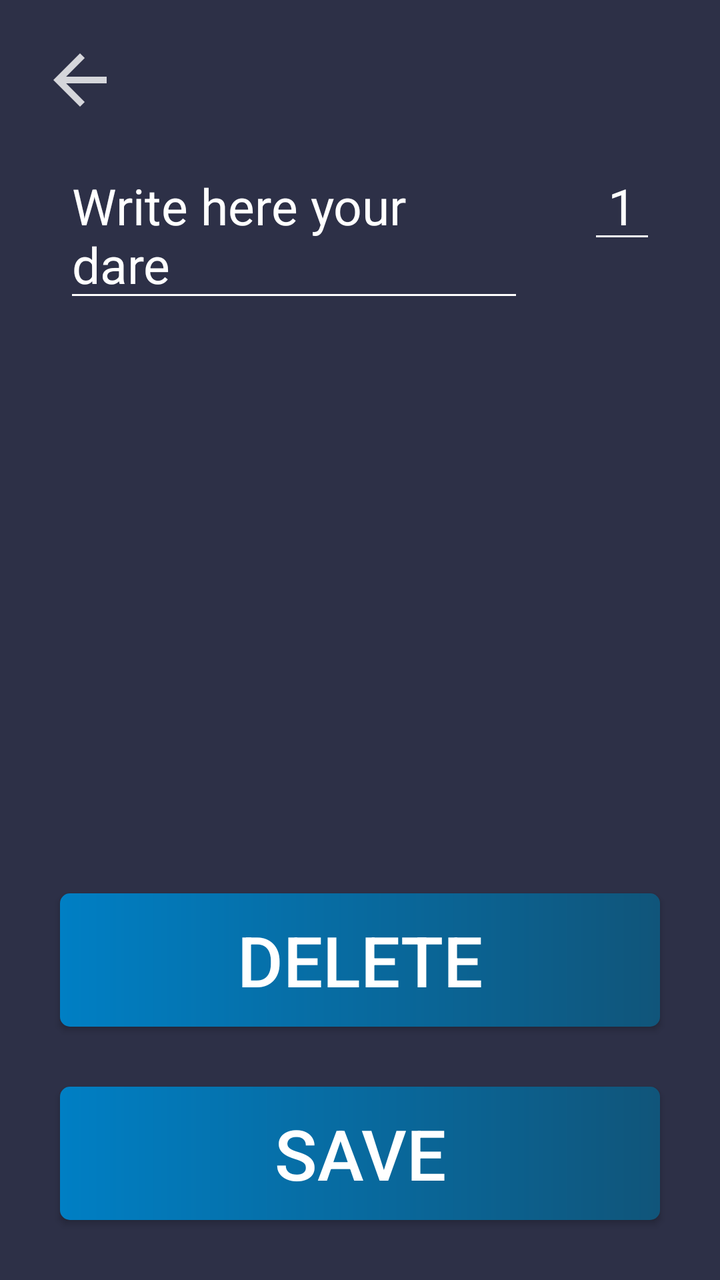
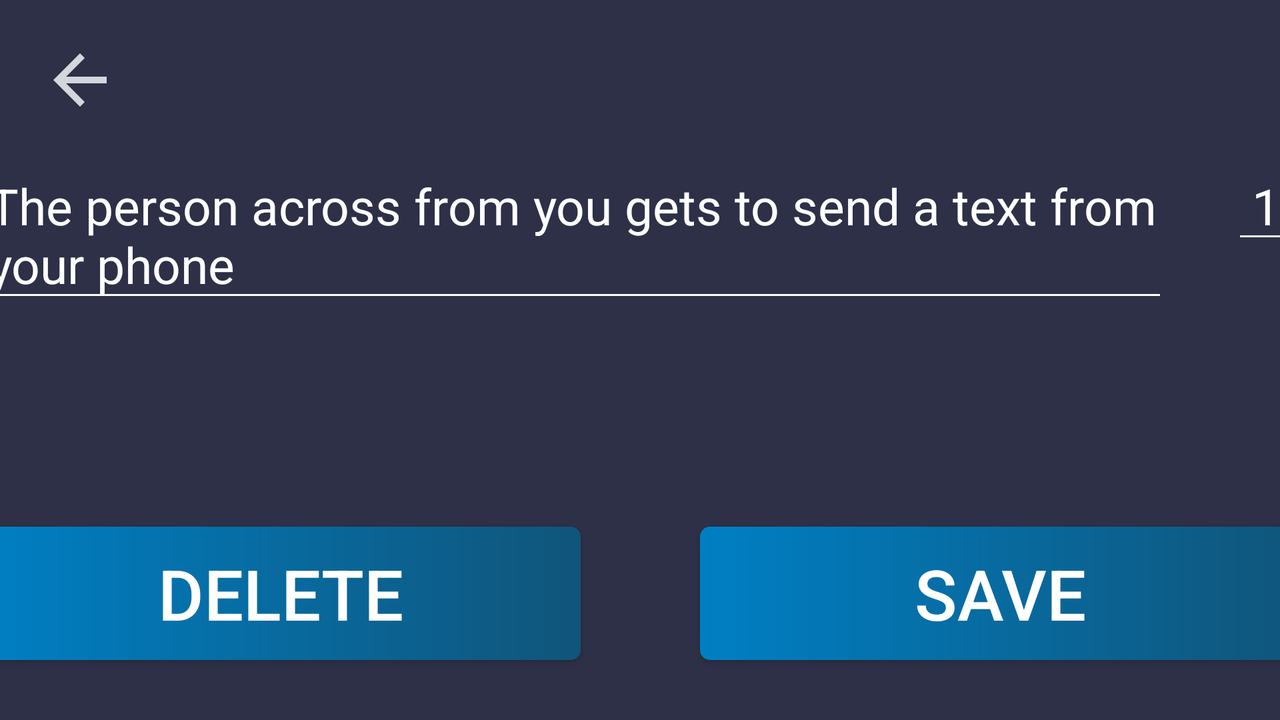

The same Android screen from two of the app's own layout files: first res/layout/ as a phone draws it, then the repository's variant for another configuration, drawn on a device whose configuration selects that folder. Both files follow.
<!-- AndroidManifest.xml: application theme AppTheme -->
<!-- res/layout/activity_dare_details.xml -->
<?xml version="1.0" encoding="utf-8"?>
<androidx.constraintlayout.widget.ConstraintLayout xmlns:android="http://schemas.android.com/apk/res/android"
    xmlns:app="http://schemas.android.com/apk/res-auto"
    xmlns:tools="http://schemas.android.com/tools"
    android:layout_width="match_parent"
    android:layout_height="match_parent"
    android:background="@color/PrimaryBackground"
    tools:context=".DareDetails">

    <ImageButton
        android:id="@+id/back"
        android:layout_width="wrap_content"
        android:layout_height="wrap_content"
        android:layout_marginStart="20dp"
        android:layout_marginTop="20dp"
        android:background="@null"
        android:contentDescription="@string/back"
        android:onClick="back"
        android:tint="@android:color/white"
        app:layout_constraintStart_toStartOf="parent"
        app:layout_constraintTop_toTopOf="parent"
        app:srcCompat="@drawable/back_action" />

    <EditText
        android:id="@+id/amount"
        style="@style/WhiteText"
        android:layout_width="wrap_content"
        android:layout_height="wrap_content"
        android:layout_marginEnd="32dp"
        android:importantForAutofill="no"
        android:inputType="number"
        android:maxLength="2"
        android:paddingStart="10dp"
        android:paddingEnd="10dp"
        android:text="@string/amount"
        android:textAlignment="center"
        android:textSize="25sp"
        app:layout_constraintEnd_toEndOf="parent"
        app:layout_constraintHorizontal_bias="0.5"
        app:layout_constraintStart_toEndOf="@+id/dareText"
        app:layout_constraintTop_toTopOf="@+id/dareText"
        tools:ignore="LabelFor" />

    <EditText
        android:id="@+id/dareText"
        style="@style/WhiteText"
        android:layout_width="0dp"
        android:layout_height="wrap_content"
        android:layout_marginStart="32dp"
        android:layout_marginTop="16dp"
        android:layout_marginEnd="32dp"
        android:hint="@string/add_hint"
        android:importantForAutofill="no"
        android:inputType="textMultiLine"
        android:maxHeight="500dp"
        android:maxLength="100"
        android:singleLine="false"
        android:text="@string/dare"
        android:textSize="25sp"
        app:layout_constraintEnd_toStartOf="@+id/amount"
        app:layout_constraintStart_toStartOf="parent"
        app:layout_constraintTop_toBottomOf="@+id/back" />

    <Button
        style="@style/BlueGradientBtn"
        android:layout_height="wrap_content"
        android:layout_marginBottom="32dp"
        android:onClick="confirmDelete"
        android:text="@string/delete"
        app:layout_constraintBottom_toTopOf="@+id/addItem"
        app:layout_constraintEnd_toEndOf="parent"
        app:layout_constraintStart_toStartOf="parent" />

    <Button
        android:id="@+id/addItem"
        style="@style/BlueGradientBtn"
        android:layout_height="wrap_content"
        android:layout_marginBottom="32dp"
        android:onClick="firestore"
        android:text="@string/save"
        app:layout_constraintBottom_toBottomOf="parent"
        app:layout_constraintEnd_toEndOf="parent"
        app:layout_constraintStart_toStartOf="parent" />

</androidx.constraintlayout.widget.ConstraintLayout>
<!-- resources referenced by this layout -->
<resources>
  <color name="PrimaryBackground">#2D3047</color>
  <!-- drawable back_action (drawable-anydpi) -->
  <vector xmlns:android="http://schemas.android.com/apk/res/android"
      android:width="40dp"
      android:height="40dp"
      android:alpha="0.8"
      android:tint="#FFFFFF"
      android:viewportWidth="24"
      android:viewportHeight="24">
      <path
          android:fillColor="#FF000000"
          android:pathData="M20,11H7.83l5.59,-5.59L12,4l-8,8 8,8 1.41,-1.41L7.83,13H20v-2z" />
  </vector>
  <string name="add_hint">Write here your dare</string>
  <string name="amount">1</string>
  <string name="back">Back to previous screen</string>
  <string name="dare" />
  <string name="delete">Delete</string>
  <string name="save">Save</string>
  <style name="BlueGradientBtn" parent="TextAppearance.AppCompat.Button">
          <item name="android:layout_width">300dp</item>
          <item name="android:textAlignment">center</item>
          <item name="android:textColor">#FFFFFF</item>
          <item name="android:textSize">35sp</item>
          <item name="android:background">@drawable/blue_btn_gradient</item>
          
          <item name="android:padding">10dp</item>
          <item name="android:layout_margin">30dp</item>
      </style>
  <style name="WhiteText" parent="TextAppearance.AppCompat">
          <item name="android:textColor">@android:color/white</item>
          <item name="android:textColorHighlight">@color/SecondaryColorButton</item>
          <item name="android:textColorHint">@android:color/white</item>
          <item name="android:textColorLink">@color/SecondaryColorButton</item>
          <item name="android:backgroundTint">@android:color/white</item>
      </style>
  <style name="AppTheme" parent="Theme.AppCompat.Light.DarkActionBar">
          
          <item name="colorPrimary">@color/colorPrimary</item>
          <item name="colorPrimaryDark">@color/colorPrimaryDark</item>
          <item name="colorAccent">@color/colorAccent</item>
      </style>
  <!-- drawable blue_btn_gradient (drawable) -->
  <?xml version="1.0" encoding="utf-8"?>
  <shape xmlns:android="http://schemas.android.com/apk/res/android"
      android:shape="rectangle">
  
      <gradient
          android:centerX="50%"
          android:centerY="50%"
          android:endColor="#10557A"
          android:gradientRadius="100dp"
          android:startColor="#007FC4"
          android:type="linear" />
  
      <corners android:radius="5dp" />
  
  </shape>
  <color name="SecondaryColorButton">#007FC4</color>
  <color name="colorPrimary">#2D3047</color>
  <color name="colorPrimaryDark">#24273F</color>
  <color name="colorAccent">#007FC4</color>
</resources>
<!-- res/layout-land/activity_dare_details.xml (the repository's variant of the layout above) -->
<!-- drawn on the phone turned sideways -->
<?xml version="1.0" encoding="utf-8"?>
<androidx.constraintlayout.widget.ConstraintLayout xmlns:android="http://schemas.android.com/apk/res/android"
    xmlns:app="http://schemas.android.com/apk/res-auto"
    xmlns:tools="http://schemas.android.com/tools"
    android:layout_width="match_parent"
    android:layout_height="match_parent"
    android:background="@color/PrimaryBackground"
    tools:context=".DareDetails">

    <ImageButton
        android:id="@+id/back"
        android:layout_width="wrap_content"
        android:layout_height="wrap_content"
        android:layout_marginStart="20dp"
        android:layout_marginTop="20dp"
        android:background="@null"
        android:contentDescription="@string/back"
        android:onClick="back"
        android:tint="@android:color/white"
        app:layout_constraintStart_toStartOf="parent"
        app:layout_constraintTop_toTopOf="parent"
        app:srcCompat="@drawable/back_action" />

    <EditText
        android:id="@+id/amount"
        style="@style/WhiteText"
        android:layout_width="wrap_content"
        android:layout_height="wrap_content"
        android:importantForAutofill="no"
        android:inputType="number"
        android:maxLength="2"
        android:paddingStart="10dp"
        android:paddingEnd="10dp"
        android:text="@string/amount"
        android:textAlignment="center"
        android:textSize="25sp"
        app:layout_constraintEnd_toEndOf="@+id/addItem"
        app:layout_constraintHorizontal_bias="0.5"
        app:layout_constraintStart_toEndOf="@+id/dareText"
        app:layout_constraintTop_toTopOf="@+id/dareText"
        tools:ignore="LabelFor" />

    <EditText
        android:id="@+id/dareText"
        style="@style/WhiteText"
        android:layout_width="0dp"
        android:layout_height="wrap_content"
        android:layout_marginTop="16dp"
        android:layout_marginEnd="32dp"
        android:hint="@string/testDare"
        android:importantForAutofill="no"
        android:inputType="textMultiLine"
        android:maxHeight="500dp"
        android:maxLength="100"
        android:singleLine="false"
        android:text="@string/dare"
        android:textSize="25sp"
        app:layout_constraintEnd_toStartOf="@+id/amount"
        app:layout_constraintStart_toStartOf="@+id/button2"
        app:layout_constraintTop_toBottomOf="@+id/back" />

    <Button
        android:id="@+id/button2"
        style="@style/BlueGradientBtn"
        android:layout_height="wrap_content"
        android:layout_marginBottom="32dp"
        android:onClick="confirmDelete"
        android:text="@string/delete"
        app:layout_constraintBottom_toBottomOf="parent"
        app:layout_constraintEnd_toStartOf="@+id/addItem"
        app:layout_constraintHorizontal_bias="0.5"
        app:layout_constraintStart_toStartOf="parent" />

    <Button
        android:id="@+id/addItem"
        style="@style/BlueGradientBtn"
        android:layout_height="wrap_content"
        android:layout_marginBottom="32dp"
        android:onClick="firestore"
        android:text="@string/save"
        app:layout_constraintBottom_toBottomOf="parent"
        app:layout_constraintEnd_toEndOf="parent"
        app:layout_constraintHorizontal_bias="0.5"
        app:layout_constraintStart_toEndOf="@+id/button2" />

</androidx.constraintlayout.widget.ConstraintLayout>
<!-- resources referenced by the variant -->
<!-- as the phone turned sideways resolves them -->
<resources>
  <color name="PrimaryBackground">#2D3047</color>
  <!-- drawable back_action (drawable-anydpi) -->
  <vector xmlns:android="http://schemas.android.com/apk/res/android"
      android:width="40dp"
      android:height="40dp"
      android:alpha="0.8"
      android:tint="#FFFFFF"
      android:viewportWidth="24"
      android:viewportHeight="24">
      <path
          android:fillColor="#FF000000"
          android:pathData="M20,11H7.83l5.59,-5.59L12,4l-8,8 8,8 1.41,-1.41L7.83,13H20v-2z" />
  </vector>
  <string name="amount">1</string>
  <string name="back">Back to previous screen</string>
  <string name="dare" />
  <string name="delete">Delete</string>
  <string name="save">Save</string>
  <string name="testDare">The person across from you gets to send a text from your phone</string>
  <style name="BlueGradientBtn" parent="TextAppearance.AppCompat.Button">
          <item name="android:layout_width">300dp</item>
          <item name="android:textAlignment">center</item>
          <item name="android:textColor">#FFFFFF</item>
          <item name="android:textSize">35sp</item>
          <item name="android:background">@drawable/blue_btn_gradient</item>
          
          <item name="android:padding">10dp</item>
          <item name="android:layout_margin">30dp</item>
      </style>
  <style name="WhiteText" parent="TextAppearance.AppCompat">
          <item name="android:textColor">@android:color/white</item>
          <item name="android:textColorHighlight">@color/SecondaryColorButton</item>
          <item name="android:textColorHint">@android:color/white</item>
          <item name="android:textColorLink">@color/SecondaryColorButton</item>
          <item name="android:backgroundTint">@android:color/white</item>
      </style>
  <style name="AppTheme" parent="Theme.AppCompat.Light.DarkActionBar">
          
          <item name="colorPrimary">@color/colorPrimary</item>
          <item name="colorPrimaryDark">@color/colorPrimaryDark</item>
          <item name="colorAccent">@color/colorAccent</item>
      </style>
  <!-- drawable blue_btn_gradient (drawable) -->
  <?xml version="1.0" encoding="utf-8"?>
  <shape xmlns:android="http://schemas.android.com/apk/res/android"
      android:shape="rectangle">
  
      <gradient
          android:centerX="50%"
          android:centerY="50%"
          android:endColor="#10557A"
          android:gradientRadius="100dp"
          android:startColor="#007FC4"
          android:type="linear" />
  
      <corners android:radius="5dp" />
  
  </shape>
  <color name="SecondaryColorButton">#007FC4</color>
  <color name="colorPrimary">#2D3047</color>
  <color name="colorPrimaryDark">#24273F</color>
  <color name="colorAccent">#007FC4</color>
</resources>
